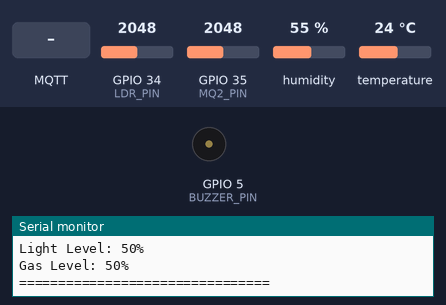
Recording of a sketch running on a simulated ESP32. Parts: buzzer (waves = sounding, pin HIGH), the last lines printed to the serial monitor. Inputs (shaded band) come from the test bench; at power-on: GPIO 34 (LDR_PIN) = 2048, GPIO 35 (MQ2_PIN) = 2048, humidity 55 %, temperature 24 °C. WiFi joins after 1.5 s; servers stay silent unless stated; uploads are accepted with an empty reply; the local clock reads 2024-03-15 10:24:30 at power-on unless the sketch sets it; random numbers use the default seed unless the sketch sets one; no MQTT or app messages arrive unless stated.

Above: at 2.7 s.
2.8 s: MQTT message "1" arrives on the first subscribed topic
At 3.8 s:
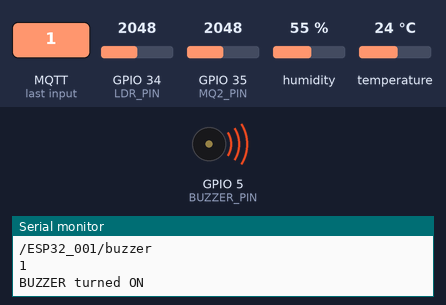
4.4 s: MQTT message "1" arrives on the second subscribed topic
Timing chart, 0 to 7.4 s (numbered marks = the images above; inputs shaded):
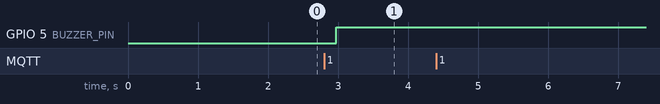

The sketch:

sketch.ino
```cpp
#include <WiFi.h>
#include <HTTPClient.h>
#include <ArduinoJson.h>
#include <DHT.h>
#include <time.h>
#include <PubSubClient.h>

// Thông tin Firebase
#define DATABASE_URL "https://iot-project-4af4e-default-rtdb.firebaseio.com/"
#define API_KEY "AIzaSyDjoi0p_taMTI5auLanrjGywrGY4AFxp_4"

// Thông tin WiFi
#define WIFI_SSID "Wokwi-GUEST"
#define WIFI_PASSWORD ""

//***Set server***
const char* mqttServer = "broker.hivemq.com";
int port = 1883;
const char* DEVICE_ID = "ESP32_001";

WiFiClient wifiClient;
PubSubClient mqttClient(wifiClient);

// Định nghĩa chân kết nối
#define DHT_PIN 4
#define LDR_PIN 34
#define MQ2_PIN 35
#define BUZZER_PIN  5

// Khởi tạo cảm biến
DHT dht(DHT_PIN, DHT22);

// Biến lưu trữ dữ liệu
struct SensorData {
  float temperature;
  float humidity;
  int lightLevel;
  int gasLevel;
  String timestamp;
};

SensorData currentData;
unsigned long sendDataPrevMillis = 0;
const unsigned long sendDataIntervalMs = 10000; // 10 giây

void wifiConnect() {
  WiFi.begin(WIFI_SSID, WIFI_PASSWORD);
  Serial.print("Connecting to Wi-Fi");
  while (WiFi.status() != WL_CONNECTED) {
    Serial.print(".");
    delay(300);
  }
  Serial.println();
  Serial.print("Connected with IP: ");
  Serial.println(WiFi.localIP());
}

void mqttConnect() {
  while(!mqttClient.connected()) {
    Serial.println("Attempting MQTT connection...");
    String clientId = String(DEVICE_ID) + "-" + String(random(0xffff), HEX);

    if(mqttClient.connect(clientId.c_str())) {
      Serial.println("MQTT connected");

      String buzzerTopic = "/" + String(DEVICE_ID) + "/buzzer";
      String commandTopic = "/" + String(DEVICE_ID) + "/command";

      mqttClient.subscribe(buzzerTopic.c_str());
      mqttClient.subscribe(commandTopic.c_str());

      Serial.println("Subscribed to: " + buzzerTopic);
      Serial.println("Subscribed to: " + commandTopic);
    }
    else {
      Serial.print("MQTT connection failed, rc=");
      Serial.print(mqttClient.state());
      Serial.println(" try again in 5 seconds");
      delay(5000);
    }
  }
}

// MQTT Receiver
void callback(char* topic, byte* message, unsigned int length) {
  Serial.println(topic);
  String msg;
  for(int i=0; i<length; i++) {
    msg += (char)message[i];
  }
  Serial.println(msg);

  String topicStr = String(topic);
  String buzzerTopic = "/" + String(DEVICE_ID) + "/buzzer";
  String commandTopic = "/" + String(DEVICE_ID) + "/command";

  if(topicStr == buzzerTopic) {
    if(msg == "ON" || msg == "1") {
      digitalWrite(BUZZER_PIN, HIGH);
      Serial.println("BUZZER turned ON");
      String statusTopic = "/" + String(DEVICE_ID) + "/buzzer/status";
      mqttClient.publish(statusTopic.c_str(), "ON");
    }
    else if(msg == "OFF" || msg == "0") {
      digitalWrite(BUZZER_PIN, LOW);
      Serial.println("BUZZER turned OFF");
      String statusTopic = "/" + String(DEVICE_ID) + "/buzzer/status";
      mqttClient.publish(statusTopic.c_str(), "OFF");
    }
    else if(msg == "BEEP") {
      digitalWrite(BUZZER_PIN, HIGH);
      delay(200);
      digitalWrite(BUZZER_PIN, LOW);
      Serial.println("BUZZER beeped once");
      String statusTopic = "/" + String(DEVICE_ID) + "/buzzer/status";
      mqttClient.publish(statusTopic.c_str(), "BEEPED");
    }
    else if(msg == "ALARM") {
      for(int i = 0; i < 3; i++) {
        digitalWrite(BUZZER_PIN, HIGH);
        delay(300);
        digitalWrite(BUZZER_PIN, LOW);
        delay(200);
      }
      Serial.println("BUZZER alarm sequence completed");
      String statusTopic = "/" + String(DEVICE_ID) + "/buzzer/status";
      mqttClient.publish(statusTopic.c_str(), "ALARM_DONE");
    }
    else if(msg.startsWith("TONE:")) {
      int colonIndex1 = msg.indexOf(':', 5);
      int colonIndex2 = msg.indexOf(':', colonIndex1 + 1);
      if(colonIndex1 > 0 && colonIndex2 > 0) {
        int frequency = msg.substring(5, colonIndex1).toInt();
        int duration = msg.substring(colonIndex1 + 1, colonIndex2).toInt();
        tone(BUZZER_PIN, frequency, duration);
        Serial.println("BUZZER tone: " + String(frequency) + "Hz for " + String(duration) + "ms");
        String statusTopic = "/" + String(DEVICE_ID) + "/buzzer/status";
        mqttClient.publish(statusTopic.c_str(), ("TONE_" + String(frequency)).c_str());
      }
    }
  }

  if(topicStr == commandTopic) {
    if(msg == "status") {
      publishSensorDataMQTT();
    }
  }
}

void setup() {
  Serial.begin(115200);
  pinMode(BUZZER_PIN, OUTPUT);
  dht.begin();

  wifiConnect();

  mqttClient.setServer(mqttServer, port);
  mqttClient.setCallback(callback);
  mqttClient.setKeepAlive(90);

  configTime(7 * 3600, 0, "pool.ntp.org");

  Serial.println("System ready!");
}

void loop() {
  if(!mqttClient.connected()) {
    mqttConnect();
  }

  mqttClient.loop();

  if (WiFi.status() == WL_CONNECTED && (millis() - sendDataPrevMillis > sendDataIntervalMs || sendDataPrevMillis == 0)) {
    sendDataPrevMillis = millis();
    readSensors();
    sendToFirebase();
    printSensorData();
  }

  delay(1000);
}

void publishSensorDataMQTT() {
  String baseTopic = "/" + String(DEVICE_ID);
  char buffer[20];

  sprintf(buffer, "%.1f", currentData.temperature);
  mqttClient.publish((baseTopic + "/temperature").c_str(), buffer);

  sprintf(buffer, "%.1f", currentData.humidity);
  mqttClient.publish((baseTopic + "/humidity").c_str(), buffer);

  sprintf(buffer, "%d", currentData.lightLevel);
  mqttClient.publish((baseTopic + "/light").c_str(), buffer);

  sprintf(buffer, "%d", currentData.gasLevel);
  mqttClient.publish((baseTopic + "/gas").c_str(), buffer);

  mqttClient.publish((baseTopic + "/timestamp").c_str(), currentData.timestamp.c_str());

  String jsonData = "{";
  jsonData += "\"temperature\":" + String(currentData.temperature) + ",";
  jsonData += "\"humidity\":" + String(currentData.humidity) + ",";
  jsonData += "\"light\":" + String(currentData.lightLevel) + ",";
  jsonData += "\"gas\":" + String(currentData.gasLevel) + ",";
  jsonData += "\"timestamp\":\"" + currentData.timestamp + "\"";
  jsonData += "}";

  mqttClient.publish((baseTopic + "/data").c_str(), jsonData.c_str());

  Serial.println("Data published to MQTT topics");
}

void readSensors() {
  currentData.temperature = dht.readTemperature();
  currentData.humidity = dht.readHumidity();
  if (isnan(currentData.temperature) || isnan(currentData.humidity)) {
    currentData.temperature = 25.0;
    currentData.humidity = 60.0;
  }

  int ldrValue = analogRead(LDR_PIN);
  currentData.lightLevel = map(ldrValue, 0, 4095, 0, 100);

  int mq2Value = analogRead(MQ2_PIN);
  currentData.gasLevel = map(mq2Value, 0, 4095, 0, 100);

  currentData.timestamp = getTimestamp();
}

String getTimestamp() {
  time_t now;
  struct tm timeinfo;
  if (!getLocalTime(&timeinfo)) {
    return String(millis());
  }
  char timeStr[64];
  strftime(timeStr, sizeof(timeStr), "%Y-%m-%d %H:%M:%S", &timeinfo);
  return String(timeStr);
}

// ✅ Hàm đã sửa để Firebase tự sort
void sendToFirebase() {
  if (WiFi.status() != WL_CONNECTED) {
    Serial.println("WiFi not connected");
    return;
  }

  HTTPClient http;
  String url = String(DATABASE_URL) + "/sensor_data.json?auth=" + String(API_KEY);

  http.begin(url);
  http.addHeader("Content-Type", "application/json");

  DynamicJsonDocument doc(512);
  doc["timestamp"] = currentData.timestamp;
  doc["temperature"] = currentData.temperature;
  doc["humidity"] = currentData.humidity;
  doc["lightLevel"] = currentData.lightLevel;
  doc["gasLevel"] = currentData.gasLevel;

  String jsonString;
  serializeJson(doc, jsonString);

  // POST → Firebase tự tạo key push(), sort theo thời gian
  int httpResponseCode = http.POST(jsonString);

  if (httpResponseCode > 0) {
    Serial.println("Data sent to Firebase successfully!");
    Serial.println("Response code: " + String(httpResponseCode));
  } else {
    Serial.println("Error sending data to Firebase");
    Serial.println("Error code: " + String(httpResponseCode));
  }

  http.end();
  updateLatestData();
}

void updateLatestData() {
  HTTPClient http;
  String url = String(DATABASE_URL) + "/latest_data.json?auth=" + String(API_KEY);

  http.begin(url);
  http.addHeader("Content-Type", "application/json");

  DynamicJsonDocument doc(256);
  doc["timestamp"] = currentData.timestamp;
  doc["temperature"] = currentData.temperature;
  doc["humidity"] = currentData.humidity;
  doc["lightLevel"] = currentData.lightLevel;
  doc["gasLevel"] = currentData.gasLevel;

  String jsonString;
  serializeJson(doc, jsonString);

  int httpResponseCode = http.PUT(jsonString);

  if (httpResponseCode > 0) {
    Serial.println("Latest data updated!");
  }

  http.end();
}

void printSensorData() {
  Serial.println("========== SENSOR DATA ==========");
  Serial.println("Timestamp: " + currentData.timestamp);
  Serial.println("Temperature: " + String(currentData.temperature) + "°C");
  Serial.println("Humidity: " + String(currentData.humidity) + "%");
  Serial.println("Light Level: " + String(currentData.lightLevel) + "%");
  Serial.println("Gas Level: " + String(currentData.gasLevel) + "%");
  Serial.println("================================");
  Serial.println();
}
```

Measured:
- after the input at 2.8 s, GPIO 5 (BUZZER_PIN): LOW → HIGH after 0.17 s
